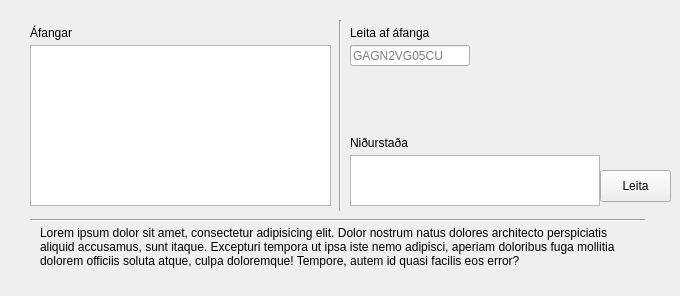
      <widget class="QWidget" name="coursesTabRead">
       <attribute name="title">
        <string>Áfangi</string>
       </attribute>
       <widget class="Line" name="line_9">
        <property name="geometry">
         <rect>
          <x>30</x>
          <y>210</y>
          <width>615</width>
          <height>20</height>
         </rect>
        </property>
        <property name="orientation">
         <enum>Qt::Horizontal</enum>
        </property>
       </widget>
       <widget class="QLabel" name="label_34">
        <property name="geometry">
         <rect>
          <x>40</x>
          <y>226</y>
          <width>595</width>
          <height>61</height>
         </rect>
        </property>
        <property name="text">
         <string>Lorem ipsum dolor sit amet, consectetur adipisicing elit. Dolor nostrum natus dolores architecto perspiciatis aliquid accusamus, sunt itaque. Excepturi tempora ut ipsa iste nemo adipisci, aperiam doloribus fuga mollitia dolorem officiis soluta atque, culpa doloremque! Tempore, autem id quasi facilis eos error?</string>
        </property>
        <property name="textFormat">
         <enum>Qt::AutoText</enum>
        </property>
        <property name="scaledContents">
         <bool>false</bool>
        </property>
        <property name="alignment">
         <set>Qt::AlignLeading|Qt::AlignLeft|Qt::AlignTop</set>
        </property>
        <property name="wordWrap">
         <bool>true</bool>
        </property>
       </widget>
       <widget class="QTreeWidget" name="treeWidget">
        <property name="geometry">
         <rect>
          <x>30</x>
          <y>45</y>
          <width>301</width>
          <height>161</height>
         </rect>
        </property>
        <property name="alternatingRowColors">
         <bool>true</bool>
        </property>
        <property name="columnCount">
         <number>0</number>
        </property>
        <attribute name="headerCascadingSectionResizes">
         <bool>false</bool>
        </attribute>
       </widget>
       <widget class="QLabel" name="label_42">
        <property name="geometry">
         <rect>
          <x>30</x>
          <y>20</y>
          <width>101</width>
          <height>20</height>
         </rect>
        </property>
        <property name="text">
         <string>Áfangar</string>
        </property>
        <property name="alignment">
         <set>Qt::AlignBottom|Qt::AlignLeading|Qt::AlignLeft</set>
        </property>
       </widget>
       <widget class="QTreeWidget" name="treeWidget_2">
        <property name="geometry">
         <rect>
          <x>350</x>
          <y>155</y>
          <width>250</width>
          <height>51</height>
         </rect>
        </property>
        <property name="alternatingRowColors">
         <bool>false</bool>
        </property>
        <property name="columnCount">
         <number>0</number>
        </property>
       </widget>
       <widget class="QLabel" name="label_43">
        <property name="geometry">
         <rect>
          <x>350</x>
          <y>20</y>
          <width>101</width>
          <height>20</height>
         </rect>
        </property>
        <property name="text">
         <string>Leita af áfanga</string>
        </property>
        <property name="alignment">
         <set>Qt::AlignBottom|Qt::AlignLeading|Qt::AlignLeft</set>
        </property>
       </widget>
       <widget class="QPushButton" name="pushButton_10">
        <property name="geometry">
         <rect>
          <x>600</x>
          <y>170</y>
          <width>71</width>
          <height>32</height>
         </rect>
        </property>
        <property name="text">
         <string>Leita</string>
        </property>
       </widget>
       <widget class="QLineEdit" name="lineEdit">
        <property name="geometry">
         <rect>
          <x>350</x>
          <y>45</y>
          <width>120</width>
          <height>21</height>
         </rect>
        </property>
        <property name="maxLength">
         <number>11</number>
        </property>
        <property name="placeholderText">
         <string>GAGN2VG05CU</string>
        </property>
       </widget>
       <widget class="QLabel" name="label_44">
        <property name="geometry">
         <rect>
          <x>350</x>
          <y>130</y>
          <width>101</width>
          <height>20</height>
         </rect>
        </property>
        <property name="text">
         <string>Niðurstaða</string>
        </property>
        <property name="alignment">
         <set>Qt::AlignBottom|Qt::AlignLeading|Qt::AlignLeft</set>
        </property>
       </widget>
       <widget class="Line" name="line_49">
        <property name="geometry">
         <rect>
          <x>330</x>
          <y>20</y>
          <width>20</width>
          <height>191</height>
         </rect>
        </property>
        <property name="orientation">
         <enum>Qt::Vertical</enum>
        </property>
       </widget>
      </widget>
